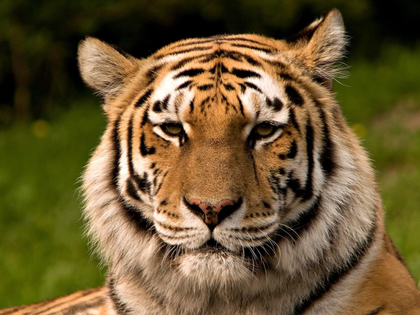
%> input picture tigre.png, 420 x 315 px, shrunk from 764 x 573 before the run
$ octave main.m   (GNU Octave 9; MATLAB toolbox functions it lacks are replaced by stand-ins)
%> lines starting %> are read from the running program, lines starting %| are printed output that depends on the picture; in (x1, y1, x2, y2) boxes, pixels count from 0 and x2, y2 are one past the last pixel; in counts of white or black regions, pixels touching at a corner belong together; the program's own positions count from 1
### xdog.m
function imagen = xdog(imagenNormal, sigma, gamma, k, epsilon, phi)
    % Se convierte la imagen a escala de grises
    imagenGris = im2double(rgb2gray(imagenNormal)); % Se transforma para poder trabajar con tanh
    % Se calcula la diferencia Gaussiana
    imagenDifGauss = diferenciaGaussiana(imagenGris, sigma, sigma * k, gamma);
    % Se calcula la imagen de la función de transferencia
    % Obtenemos el tamaño de la imagen
    [filas, columnas] = size(imagenDifGauss);
    for i=1:filas
        for j=1:columnas
            if imagenDifGauss(i, j) < epsilon
                imagenDifGauss(i, j) = 1;
            else
                imagenDifGauss(i, j) = 1 + tanh(phi * imagenDifGauss(i, j));
            end
        end
    end
    imagen = mat2gray(imagenDifGauss);
end

### diferenciaGaussiana.m
function imagen = diferenciaGaussiana(imagen, sigma1, sigma2, gamma)
    % Se calcula la imagen con el filtro Gaussiano de sigma1
    imagenGauss1 = imgaussfilt(imagen, sigma1)
    % Se calcula la imagen con el filtro Gaussiano de sigma2
    imagenGauss2 = imgaussfilt(imagen, sigma2)
    % Se calcula la diferencia entre las dos imágenes
    imagen = imagenGauss1 - (gamma * imagenGauss2)
end

### binarizacion.m
function imagen = binarizacion(imagen)
    % Se considerará como umbral para binarizar el promedio de todos los
    % pixeles
    promedio = mean2(imagen);
    % Luego, se obtienen las dimensiones de la imagen
    [filas, columnas] = size(imagen);
    for i=1:filas
        for j=1:columnas
            if imagen(i, j) <= promedio
                imagen(i, j) = 0;
            else
                imagen(i, j) = 1;
            end
        end
    end


### main.m
% Valores
gamma = 0.98;
phi = 5;
epsilon = -0.1;
k = 1.6;
sigma = 0.8;

% Se carga la imagen
imagen = imread('tigre.png');
%> imagen is the input picture: size 315x420x3 uint8; mean R, G, B 107.2, 88.7, 50.6
% Se llama a la función xdog,
imagenFinal = xdog(imagen, sigma, gamma, k, epsilon, phi);
%> in xdog, `imagenGris = im2double(rgb2gray(imagenNormal));`:
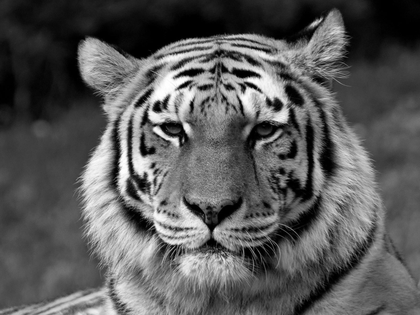
%> imagenGris: size 315x420 double; min 0, max 1, mean 0.352
%> in diferenciaGaussiana, `imagenGauss2 = imgaussfilt(imagen, sigma2)`:
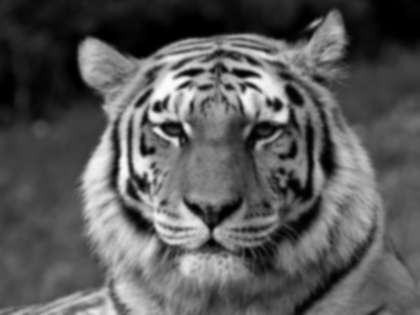
%> imagenGauss2: size 315x420 double; min 0, max 0.994, mean 0.352
%> in diferenciaGaussiana, `imagen = imagenGauss1 - (gamma * imagenGauss2)`:
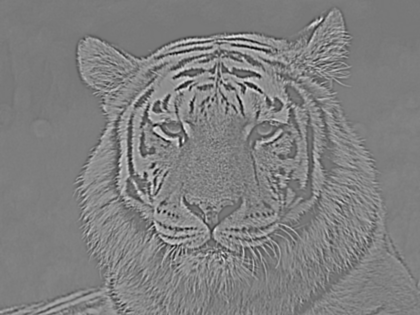
%> imagen: size 315x420 double; min -0.124, max 0.137, mean 0.00705; drawn with min black and max white

% Se binariza con otsu la imagen final
ifb=binarizacion(imagenFinal);
%> in binarizacion, `promedio = mean2(imagen);`: promedio = 0.47
%> after the loop in binarizacion, `for i=1:filas`:
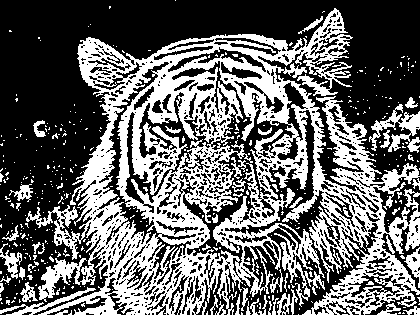
%> imagen: size 315x420 double; values 0 (black) and 1 (white), 40.4% white; 426 white regions (378 under 20 px), largest, box (x1, y1, x2, y2) and area: (26, 8, 420, 315) 47527, (369, 104, 420, 153) 936, (0, 287, 96, 315) 466

% Se muestra la imagen final
figure,
subplot(1,3,1), imshow(imagen), title('original'),
subplot(1,3,2), imshow(imagenFinal), title('XDOG'),
subplot(1,3,3), imshow(ifb), title('XDOG Binarizado');
